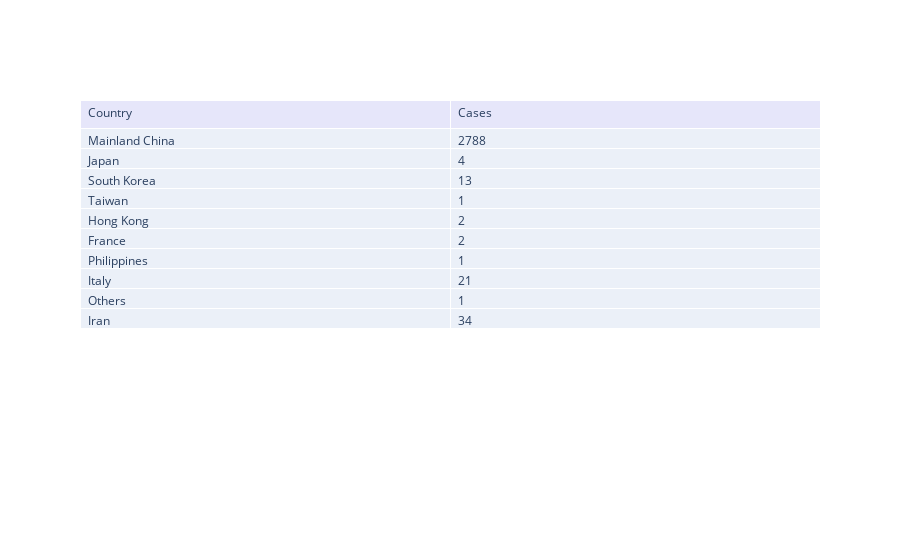
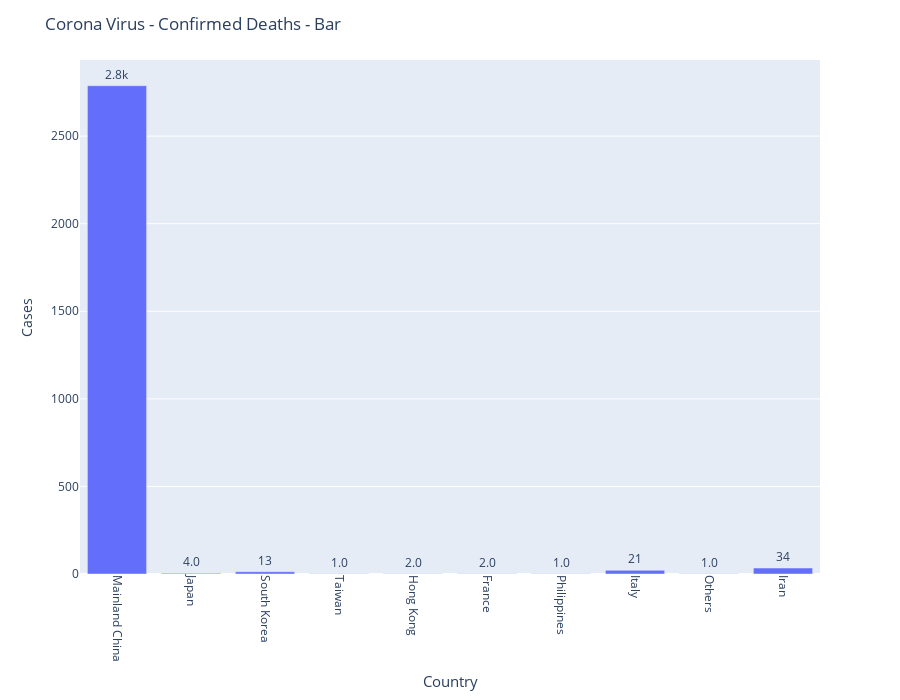

Notebook source saved alongside these figures, in order:
### Markdown cell above
## Plot Confirmed Deaths

### Code cell
plotMapCases(data_deaths,"Corona Virus - Confirmed Deaths - Map")
plotBarsSimple(data_deaths,0,"Corona Virus - Confirmed Deaths - Bar")
#py.iplot(plotBars(data_deaths,1), filename='CoronaDeaths_bar')

### Figure 1 — Plotly figure (JSON) as saved in the notebook; plotly's stock layout.template omitted (floating-point values rounded to 4 significant figures)
{"data": [{"cells": {"align": "left", "fill": {"color": "light blue"}, "values": [[["Mainland China"], ["Japan"], ["South Korea"], ["Taiwan"], ["Hong Kong"], ["France"], ["Philippines"], ["Italy"], ["Others"], ["Iran"]], [[2788], [4], [13], [1], [2], [2], [1], [21], [1], [34]]]}, "header": {"align": "left", "fill": {"color": "lavender"}, "values": ["Country", "Cases"]}, "type": "table"}], "layout": {}}

### Figure 2 — Plotly figure (JSON) as saved in the notebook; plotly's stock layout.template omitted (floating-point values rounded to 4 significant figures)
{"data": [{"alignmentgroup": "True", "hoverlabel": {"namelength": 0}, "hovertemplate": "x=%{x}<br>y=%{y}<br>Cases=%{text}", "legendgroup": "", "marker": {"color": "#636efa"}, "name": "", "offsetgroup": "", "orientation": "v", "showlegend": false, "text": [2788, 4, 13, 1, 2, 2, 1, 21, 1, 34], "textposition": "outside", "texttemplate": "%{text:.2s}", "type": "bar", "x": ["Mainland China", "Japan", "South Korea", "Taiwan", "Hong Kong", "France", "Philippines", "Italy", "Others", "Iran"], "xaxis": "x", "y": [2788, 4, 13, 1, 2, 2, 1, 21, 1, 34], "yaxis": "y"}], "layout": {"barmode": "relative", "height": 700, "legend": {"tracegroupgap": 0}, "margin": {"t": 60}, "title": {"text": "Corona Virus - Confirmed Deaths - Bar"}, "uniformtext": {"minsize": 5, "mode": "hide"}, "xaxis": {"anchor": "y", "domain": [0, 1], "tickangle": 90, "title": {"font": {"size": 15}, "standoff": 15, "text": "Country"}}, "yaxis": {"anchor": "x", "domain": [0, 1], "title": {"standoff": 15, "text": "Cases"}}}}
